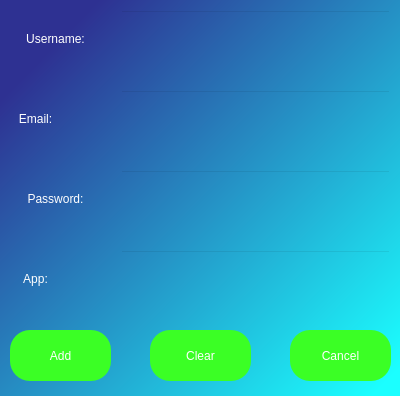
<?xml version="1.0" encoding="UTF-8"?>
<ui version="4.0">
 <class>Dialog</class>
 <widget class="QDialog" name="Dialog">
  <property name="geometry">
   <rect>
    <x>0</x>
    <y>0</y>
    <width>400</width>
    <height>396</height>
   </rect>
  </property>
  <property name="windowTitle">
   <string>Dialog</string>
  </property>
  <widget class="QWidget" name="widgetBackground" native="true">
   <property name="geometry">
    <rect>
     <x>0</x>
     <y>0</y>
     <width>401</width>
     <height>401</height>
    </rect>
   </property>
   <property name="styleSheet">
    <string notr="true">QWidget#widgetBackground{
background-color:qlineargradient(spread:pad, x1:0.118751, y1:0.131, x2:0.960452, y2:0.954, stop:0 rgba(46, 49, 146, 255), stop:1 rgba(27, 255, 255, 255))}</string>
   </property>
   <widget class="QLabel" name="labelUsername">
    <property name="geometry">
     <rect>
      <x>0</x>
      <y>10</y>
      <width>111</width>
      <height>58</height>
     </rect>
    </property>
    <property name="styleSheet">
     <string notr="true">font: 15pt &quot;MS Shell Dlg 2&quot;;
color: rgb(255, 255, 255);</string>
    </property>
    <property name="text">
     <string>Username:</string>
    </property>
    <property name="alignment">
     <set>Qt::AlignCenter</set>
    </property>
   </widget>
   <widget class="QLineEdit" name="lineEditUsername">
    <property name="geometry">
     <rect>
      <x>120</x>
      <y>10</y>
      <width>271</width>
      <height>51</height>
     </rect>
    </property>
    <property name="styleSheet">
     <string notr="true">background-color:rgba(0,0,0,0);
font: 12pt &quot;MS Shell Dlg 2&quot;;
color:rgb(255, 255, 255)</string>
    </property>
    <property name="placeholderText">
     <string/>
    </property>
   </widget>
   <widget class="QLabel" name="labelEmail">
    <property name="geometry">
     <rect>
      <x>-20</x>
      <y>90</y>
      <width>111</width>
      <height>58</height>
     </rect>
    </property>
    <property name="styleSheet">
     <string notr="true">font: 15pt &quot;MS Shell Dlg 2&quot;;
color: rgb(255, 255, 255);</string>
    </property>
    <property name="text">
     <string>Email:</string>
    </property>
    <property name="alignment">
     <set>Qt::AlignCenter</set>
    </property>
   </widget>
   <widget class="QLineEdit" name="lineEditEmail">
    <property name="geometry">
     <rect>
      <x>120</x>
      <y>90</y>
      <width>271</width>
      <height>51</height>
     </rect>
    </property>
    <property name="styleSheet">
     <string notr="true">background-color:rgba(0,0,0,0);
font: 12pt &quot;MS Shell Dlg 2&quot;;
color:rgb(255, 255, 255)</string>
    </property>
    <property name="placeholderText">
     <string/>
    </property>
   </widget>
   <widget class="QLabel" name="labelPassword">
    <property name="geometry">
     <rect>
      <x>0</x>
      <y>170</y>
      <width>111</width>
      <height>58</height>
     </rect>
    </property>
    <property name="styleSheet">
     <string notr="true">font: 15pt &quot;MS Shell Dlg 2&quot;;
color: rgb(255, 255, 255);</string>
    </property>
    <property name="text">
     <string>Password:</string>
    </property>
    <property name="alignment">
     <set>Qt::AlignCenter</set>
    </property>
   </widget>
   <widget class="QLineEdit" name="lineEditPassword">
    <property name="geometry">
     <rect>
      <x>120</x>
      <y>170</y>
      <width>271</width>
      <height>51</height>
     </rect>
    </property>
    <property name="styleSheet">
     <string notr="true">background-color:rgba(0,0,0,0);
font: 12pt &quot;MS Shell Dlg 2&quot;;
color:rgb(255, 255, 255)</string>
    </property>
    <property name="placeholderText">
     <string/>
    </property>
   </widget>
   <widget class="QLabel" name="labelApp">
    <property name="geometry">
     <rect>
      <x>-20</x>
      <y>250</y>
      <width>111</width>
      <height>58</height>
     </rect>
    </property>
    <property name="styleSheet">
     <string notr="true">font: 15pt &quot;MS Shell Dlg 2&quot;;
color: rgb(255, 255, 255);</string>
    </property>
    <property name="text">
     <string>App:</string>
    </property>
    <property name="alignment">
     <set>Qt::AlignCenter</set>
    </property>
   </widget>
   <widget class="QLineEdit" name="lineEditApp">
    <property name="geometry">
     <rect>
      <x>120</x>
      <y>250</y>
      <width>271</width>
      <height>51</height>
     </rect>
    </property>
    <property name="styleSheet">
     <string notr="true">background-color:rgba(0,0,0,0);
font: 12pt &quot;MS Shell Dlg 2&quot;;
color:rgb(255, 255, 255)</string>
    </property>
    <property name="placeholderText">
     <string/>
    </property>
   </widget>
   <widget class="QPushButton" name="pushButtonAdd">
    <property name="enabled">
     <bool>true</bool>
    </property>
    <property name="geometry">
     <rect>
      <x>10</x>
      <y>330</y>
      <width>101</width>
      <height>51</height>
     </rect>
    </property>
    <property name="styleSheet">
     <string notr="true">color:rgb(255, 255, 255);
background-color:rgb(59, 255, 37);
font: 14pt &quot;MS Shell Dlg 2&quot;;
border-radius:20px;</string>
    </property>
    <property name="text">
     <string>Add</string>
    </property>
   </widget>
   <widget class="QPushButton" name="pushButtonClear">
    <property name="enabled">
     <bool>true</bool>
    </property>
    <property name="geometry">
     <rect>
      <x>150</x>
      <y>330</y>
      <width>101</width>
      <height>51</height>
     </rect>
    </property>
    <property name="styleSheet">
     <string notr="true">color:rgb(255, 255, 255);
background-color:rgb(59, 255, 37);
font: 14pt &quot;MS Shell Dlg 2&quot;;
border-radius:20px;</string>
    </property>
    <property name="text">
     <string>Clear</string>
    </property>
   </widget>
   <widget class="QPushButton" name="pushButtonCancel">
    <property name="enabled">
     <bool>true</bool>
    </property>
    <property name="geometry">
     <rect>
      <x>290</x>
      <y>330</y>
      <width>101</width>
      <height>51</height>
     </rect>
    </property>
    <property name="styleSheet">
     <string notr="true">color:rgb(255, 255, 255);
background-color:rgb(59, 255, 37);
font: 14pt &quot;MS Shell Dlg 2&quot;;
border-radius:20px;</string>
    </property>
    <property name="text">
     <string>Cancel</string>
    </property>
   </widget>
  </widget>
 </widget>
 <resources/>
 <connections/>
</ui>
